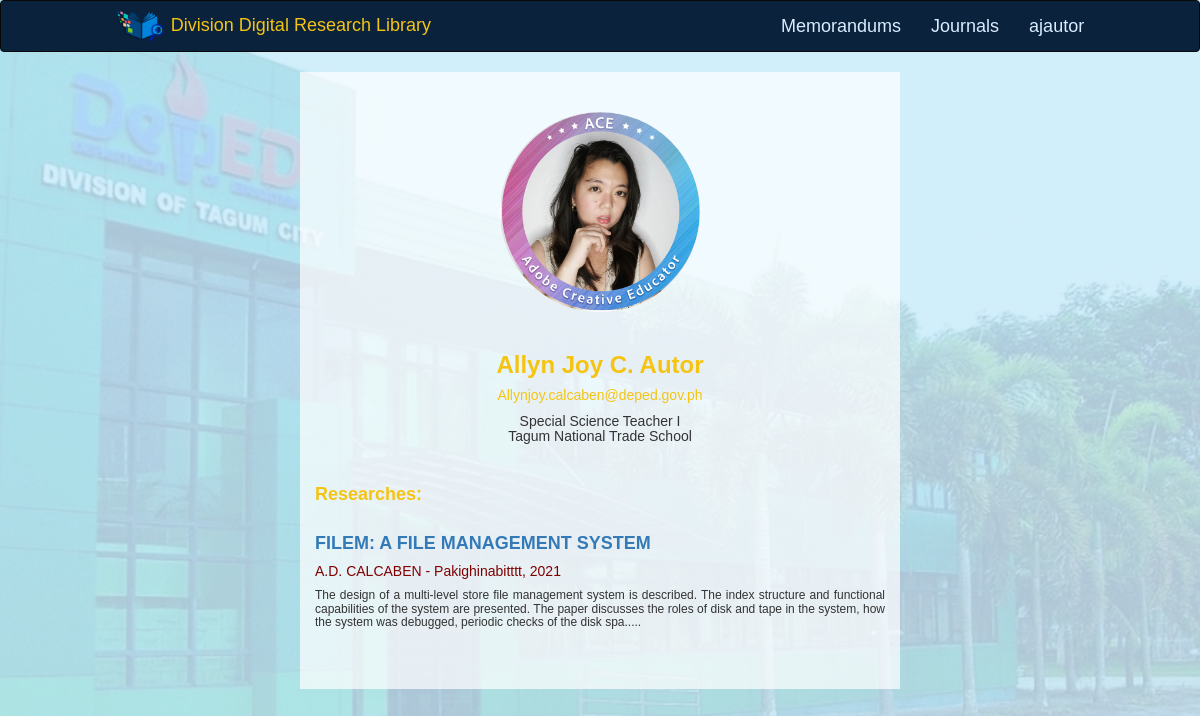
The app's page /pages/user_profile_view.php (signed in) with its own data.
### tables this page shows
CREATE TABLE `user` (
  `user_id` int(255) NOT NULL,
  `user_username` varchar(1024) NOT NULL,
  `user_password` varchar(1024) NOT NULL,
  `user_first_name` varchar(1024) NOT NULL,
  `user_middle_name` varchar(1024) NOT NULL,
  `user_last_name` varchar(1024) NOT NULL,
  `user_email_address` varchar(1024) NOT NULL,
  `user_designation` varchar(1024) NOT NULL,
  `user_office` varchar(1024) NOT NULL,
  `user_type` tinyint(255) NOT NULL COMMENT '1:admin, 0:normal user',
  `user_pwd_state` tinyint(4) NOT NULL COMMENT '1: updated, 0: default',
  `user_active_state` int(255) NOT NULL COMMENT '0 - deactivated; 1 - activated',
  `user_profile_picture` varchar(1024) NOT NULL
);

CREATE TABLE `research_output` (
  `research_id` int(11) NOT NULL,
  `research_title` varchar(1024) NOT NULL,
  `research_doi` varchar(1024) NOT NULL,
  `research_category` varchar(1024) NOT NULL,
  `research_type` varchar(1024) NOT NULL,
  `research_agenda` varchar(1024) NOT NULL,
  `research_status` varchar(1024) NOT NULL,
  `research_abstract` varchar(2048) NOT NULL,
  `research_date_publish` date NOT NULL,
  `research_office` varchar(1024) NOT NULL,
  `research_keywords` varchar(512) NOT NULL,
  `research_journal_id` int(11) NOT NULL,
  `research_journal_pages` varchar(1024) NOT NULL,
  `research_filename` varchar(1024) NOT NULL,
  `research_filepath` varchar(1024) NOT NULL
);

CREATE TABLE `researcher` (
  `researcher_id` int(255) NOT NULL,
  `researcher_user_id` int(255) DEFAULT NULL,
  `researcher_first_name` varchar(1024) NOT NULL,
  `researcher_middle_name` varchar(1024) NOT NULL,
  `researcher_last_name` varchar(1024) NOT NULL,
  `researcher_office` varchar(1024) NOT NULL,
  `researcher_designation` varchar(1024) NOT NULL,
  `researcher_profile_picture` varchar(1024) NOT NULL,
  `researcher_email` varchar(1024) NOT NULL
);

CREATE TABLE `research_journal` (
  `journal_id` int(255) NOT NULL,
  `journal_user_id` int(255) NOT NULL COMMENT 'user who uploaded the journal',
  `journal_title` varchar(1024) NOT NULL,
  `journal_description` varchar(2048) NOT NULL,
  `journal_volume` int(255) NOT NULL,
  `journal_issue` int(255) NOT NULL,
  `journal_issn` varchar(1024) NOT NULL,
  `journal_publisher_name` varchar(1024) NOT NULL,
  `journal_date_publish` date NOT NULL,
  `journal_editor_team` varchar(1024) NOT NULL,
  `journal_filename` varchar(1024) NOT NULL,
  `journal_filepath` varchar(1024) NOT NULL,
  `journal_posted_at` datetime NOT NULL,
  `journal_updated_at` datetime NOT NULL,
  `journal_photo` varchar(1024) NOT NULL
);

### pages/user_profile_view.php (the view, shortened to what this page needs)
<?php
include "../database/db_config.php";
?>
<DOCTYPE! html>
<html>
	<head>
		<link rel="stylesheet" href="https://cdnjs.cloudflare.com/ajax/libs/font-awesome/4.7.0/css/font-awesome.min.css">
		<link rel="stylesheet" type="text/css" href="../bootstrap-3.3.7-dist/css/bootstrap.css">
		<link rel="stylesheet" type="text/css" href="../bootstrap-3.3.7-dist/css/bootstrap.min.css">
		<link rel="stylesheet" type="text/css" href="../css/body_css.css">
		<link rel="stylesheet" type="text/css" href="../css/footer_css.css">
		<link rel="stylesheet" type="text/css" href="../css/nav_css.css">
	</head>
	<body class="bg-light">
		<nav class="navbar navbar-inverse" >
		  	<div class="container-fluid col-md-10 col-md-offset-1">
			    <div class="navbar-header">
			      	<a class="navbar-brand nav_title_a" href="homepage.php">
			      		<span><img src="../images/logo1.png" height="30px" width="50px"></span>
			      			<span class="title_brand_nav"> Division Digital Research Library </span>
			      	</a>
			    </div>
			    <ul class="nav navbar-nav navbar-right">
			    	<li class="title_brand"><a class="title_brand" href="memorandum.php">Memorandums</a></li>
			    	<li class="title_brand"><a class="title_brand" href="journals.php">Journals</a></li>
                    <li class="dropdown title_brand">
                        <a href="#" class="dropbtn title_brand"><?= $_SESSION['user'] ?></a>
                    </li>
			    </ul>
		  	</div>
		</nav>
		<div class="container-fluid text-center ">
		  	<div class="row content">
			    <div class="col-sm-3 sidenav">
			    </div>
			    <div class="col-sm-6 center-div center-content body_middle">
			    	<?php
						$id = intval($_SESSION['userid']);
						$query = "SELECT * FROM user WHERE user_id = '$id'";
						if ($result = $db->query($query)){
                	        $defaultImg = "default_profile_picture.jpg";
							while ($row = $result->fetch_assoc()){
								$userFullname = $row['user_first_name']." ".$row['user_middle_name'][0].". ".$row['user_last_name'];
								$userImage = empty($row['user_profile_picture']) ? $defaultImg : $row['user_profile_picture'];
					?>
			    	<br> <br>
			      	<img class="img-circle center-block" src="../images/profile_pictures/<?=$userImage?>" alt="<?=$userFullname?>" width="200px" height="200px">
			      	<br>
			      	<div>
			      		<p class="title_brand_nav h3">
			      			<b><?=ucwords(strtolower($userFullname))?></b>
			      		</p>
			      		<p class="title_brand_nav h5">
			      			<?=ucwords(strtolower($row['user_email_address']))?>
			      			<br>
			      		</p>
			      		<p class="h5">
			      			<?=ucwords(strtolower($row['user_designation']))?> <br>
			      			<?=ucwords(strtolower($row['user_office']))?> <br>
			      		</p>
			      		<br>
			      	</div>
			      	<?php
			      		}
					} else {
						echo "<p> No users yet.</p>";
					}
					?>
			      	<div class="text-justify">
			      		<p class="title_brand_nav h4">
			  				<b> Researches: </b> <br><br>
			      		</p>
				      	<div class="" style="left:10px">
					    	<?php
								$query = "SELECT * FROM research_output AS ro INNER JOIN research_creation AS rc INNER JOIN research_journal AS rj INNER JOIN researcher as r ON rj.journal_id = ro.research_journal_id AND ro.research_id = rc.creation_research_id AND rc.creation_researcher_id = r.researcher_id WHERE r.researcher_id = '$id'";
								if ($result = $db->query($query)){
									while ($row = $result->fetch_assoc()){
							?>
				      		<div class="">
								<p class="h4 text-justify"><b><a href="research_view.php?rid=<?=$row['research_id']?>"> <?=strtoupper($row['research_title'])?> </a></b></p>
								<p class="h5 text-justify" style="color: maroon">
									<?=$row['researcher_first_name'][0].".".$row['researcher_middle_name'][0].". ".$row['researcher_last_name']?> - <?=ucwords(strtolower($row['journal_title'])).", ".date('Y',strtotime($row['journal_date_publish']))?>
								</p>
								<p class="h6 text-justify">
									<?=substr($row['research_abstract'], 0, 270)."....."?>
								</p>
								<p>&nbsp;</p>
								<br>
							</div>
							<?php
								}
							} else {
								echo "<p> No conducted Research yet.</p>";
							}
							?>
				      	</div>
			      	</div>
			    </div>
			    <div class="col-sm-3 sidenav">
			    </div>
		  </div>
		</div>
	</body>
</html>

### css/body_css.css (style rules this page uses)
body { margin: 0; font-family: Arial, Helvetica, sans-serif; background-color: #f0f0ff; background-image: url('../images/bg2.png'); background-position: center; background-repeat: no-repeat; background-size: cover; }
.navbar-header, nav, .navbar { color: black; }
.navbar { background-color: #0a223c; }
.nav_title_a { margin-top: -5px; }
.title_brand_nav, .nav { font: Helvetica; color: #f5c412; }
.title_brand { font: Helvetica; color: #f5c412; font-size: 18px; }
li.title_brand a.title_brand { font: Helvetica; color: #daecff; font-size: 18px; }
.center-content { background-color: white; }
.body_middle { background: rgba(255, 255, 255, 0.7) }

### css/nav_css.css (style rules this page uses)
body { margin: 0; font-family: Arial, Helvetica, sans-serif; }

### records on screen
user: user_profile_picture (picture), userFullname "Allyn Joy C. Autor", user_email_address "Allynjoy.calcaben@deped.gov.ph", user_designation "Special Science Teacher I", user_office "Tagum National Trade School"
research_output: research_title "FILEM: A FILE MANAGEMENT SYSTEM", researcher.researcher_first_name "A", researcher.researcher_middle_name "D", researcher.researcher_last_name "CALCABEN", research_journal.journal_title "Pakighinabitttt", research_journal.journal_date_publish "2021", research_abstract "The design of a multi-level store file management system is described. The index structure and functional capabilities of the system are presented. The paper discusses the roles of disk and tape in the system, how the system was debugged, periodic checks of the disk spa"

### other values on screen
$_SESSION['user'] "ajautor"
